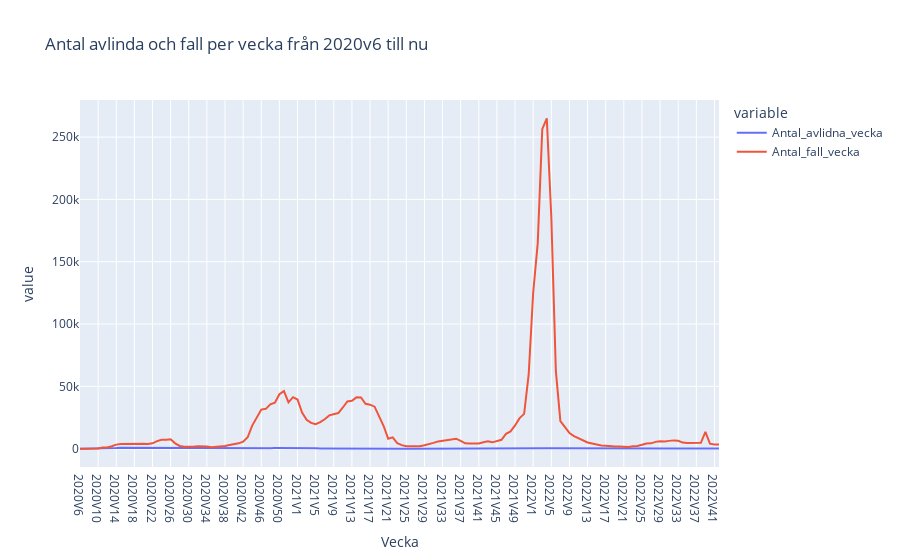

Write notebook code for a chart like this one.
### Code cell
fig = px.line(df, x="Vecka", y=["Antal_avlidna_vecka", "Antal_fall_vecka"], title= "Antal avlinda och fall per vecka från 2020v6 till nu")
fig.show()

### Figure 1 — Plotly figure (JSON) as saved in the notebook; plotly's stock layout.template omitted (floating-point values rounded to 4 significant figures; data arrays with more than 128 entries replaced by an {"elided": "..."} marker saying what was removed)
{"data": [{"hovertemplate": "variable=Antal_avlidna_vecka<br>Vecka=%{x}<br>value=%{y}<extra></extra>", "legendgroup": "Antal_avlidna_vecka", "line": {"color": "#636efa", "dash": "solid"}, "marker": {"symbol": "circle"}, "mode": "lines", "name": "Antal_avlidna_vecka", "orientation": "v", "showlegend": true, "type": "scatter", "x": {"elided": "142 str values"}, "xaxis": "x", "y": {"elided": "142 int values"}, "yaxis": "y"}, {"hovertemplate": "variable=Antal_fall_vecka<br>Vecka=%{x}<br>value=%{y}<extra></extra>", "legendgroup": "Antal_fall_vecka", "line": {"color": "#EF553B", "dash": "solid"}, "marker": {"symbol": "circle"}, "mode": "lines", "name": "Antal_fall_vecka", "orientation": "v", "showlegend": true, "type": "scatter", "x": {"elided": "142 str values"}, "xaxis": "x", "y": {"elided": "142 int values"}, "yaxis": "y"}], "layout": {"legend": {"title": {"text": "variable"}, "tracegroupgap": 0}, "title": {"text": "Antal avlinda och fall per vecka från 2020v6 till nu"}, "xaxis": {"anchor": "y", "domain": [0, 1], "title": {"text": "Vecka"}}, "yaxis": {"anchor": "x", "domain": [0, 1], "title": {"text": "value"}}}}
